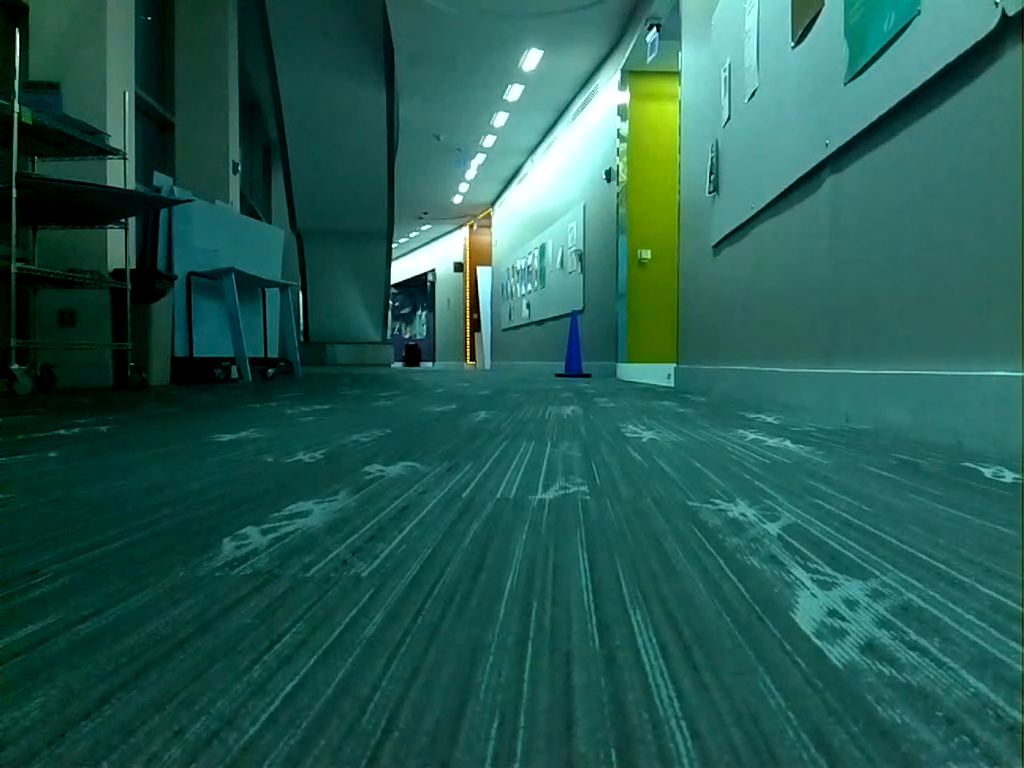
#> input picture image_1.png, 1024 x 768 px
$ python keypoint_matching.py
#> lines starting #> are read from the running program, lines starting #| are printed output that depends on the picture; long printed decimals are rounded
### triangulation.py
import numpy as np
from numpy.linalg import eig
import cv2


# [21 lines left out: function triangulation, not called in this run]


# example
P1 = np.array([[1.0, 0.0, 0.0, 0.0],
            [0.0, 1.0, 0.0, 0.0],
            [0.0, 0.0, 1.0, 0.0]]);

P2 = np.array([[1.0, 0.0, 0.0, 3],
            [0.0, 1.0, 0.0, 0.0],
            [0.0, 0.0, 1.0, 0.0]]); # camera matrix change this

# [11 lines of commented-out code are left out]


'''
math for finding fundamental matrix
1. normalize the points so that the centroid of the reference points is at the origin of the coordinates and the RMS distance of the point from the origin is sqrt(2)
2. For each point, create a linear equation
3. Solve the linear equations (at least 8 eq) using svd
4. Check that our fundamental matrix is
'''

def calc_F(pts1, pts2):
    A = np.zeros((len(pts1),9))
    # img1 x' y' x y im2
    for i in range(len(pts1)):
        A[i][0] = pts1[i][0]*pts2[i][0]
        A[i][1] = pts1[i][1]*pts2[i][0]
        A[i][2] = pts2[i][0]
        A[i][3] = pts1[i][0]*pts2[i][1]
        A[i][4] = pts1[i][1]*pts2[i][1]
        A[i][5] = pts2[i][1]
        A[i][6] = pts1[i][0]
        A[i][7] = pts1[i][1]
        A[i][8] = 1.0

    _,_,v = np.linalg.svd(A)
    # print("v", v)
    f_vec = v.transpose()[:,8]
    # print("f_vec = ", f_vec)
    f_hat = np.reshape(f_vec, (3,3))
    # print("Fmat = ", f_hat)

    # Enforce rank(F) = 2
    s,v,d = np.linalg.svd(f_hat)
    f_hat = s @ np.diag([*v[:2], 0]) @ d

    return f_hat

### keypoint_matching.py
# find good features

# carry out optical flow

#  nearest neighbor search? dont really understand this part

# ratio test -  its nice to have a slider and visual by this point

from rospkg import RosPack
import cv2
import numpy as np
import os
import matplotlib.pyplot as plt
from triangulation import calc_F


def get_keypoints(img1_path, img2_path):
#> called with img1_path = 'image_1.png', img2_path = 'image_2.png'
    img1 = cv2.imread(img1_path, cv2.COLOR_BGR2GRAY)
#> img1 is the input picture: shape (768, 1024, 3); mean B, G, R 82, 91.2, 36.1
    img2 = cv2.imread(img2_path, cv2.COLOR_BGR2GRAY)
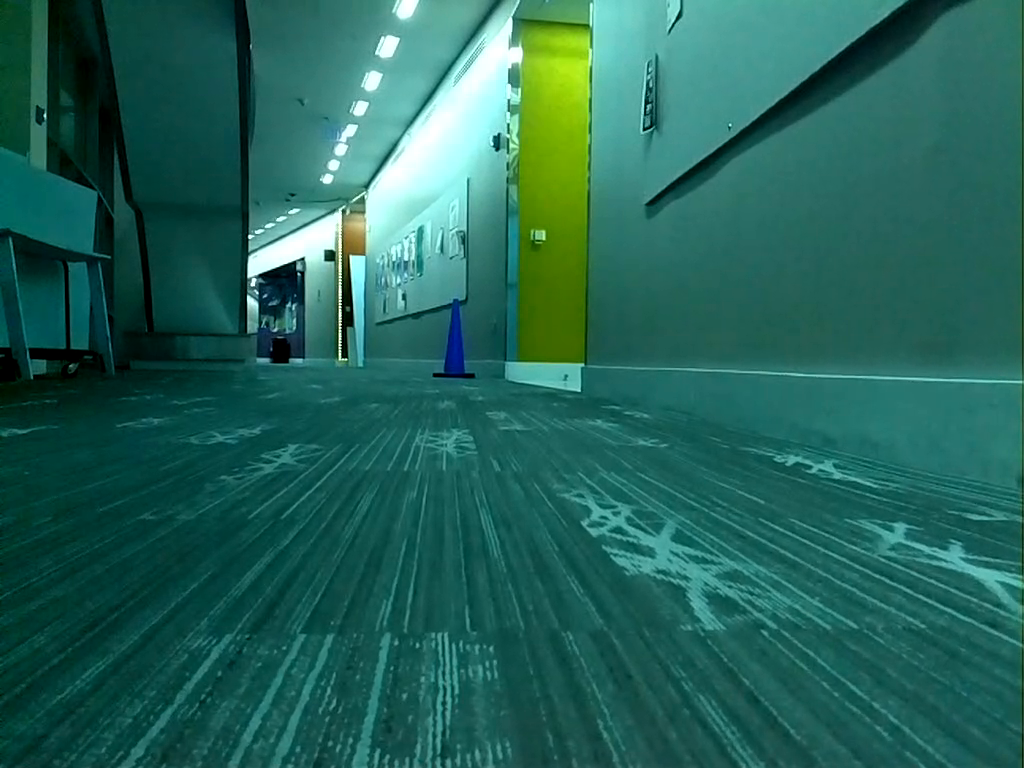
#> input picture image_2.png, 1024 x 768 px
#> img2 is the input picture: shape (768, 1024, 3); mean B, G, R 89.3, 100.4, 36.1
    # Create sift detector
    sift = cv2.SIFT_create()

    # find the keypoints and descriptors with SIFT
    kp1, des1 = sift.detectAndCompute(img1,None)
#> kp1 = 2172 keypoints; strongest (x, y, size): (468, 342, 1.9), (390, 302, 2.2), (655, 29, 2.5), (393, 245, 2.7)
    kp2, des2 = sift.detectAndCompute(img2,None)
#> kp2 = 2516 keypoints; strongest (x, y, size): (330, 255, 7.9), (340, 324, 1.9), (340, 354, 2), (252, 303, 8.1)

    # FLANN parameters
    FLANN_INDEX_KDTREE = 2
    index_params = dict(algorithm = FLANN_INDEX_KDTREE, trees = 7)
    search_params = dict(checks=50)   # or pass empty dictionary
    flann = cv2.FlannBasedMatcher(index_params,search_params)
    matches = flann.knnMatch(des1,des2,k=2)
#> matches = 2172 matches
    # Need to draw only good matches, so create a mask
    matchesMask = [[0,0] for i in range(len(matches))]
#> matchesMask = 2172 pairs, first value 0 to 0, second value 0 to 0
    # ratio test as per Lowe's paper
    good_matches = []
    pts_img1 = []
    pts_img2 = []
    for i,(m,n) in enumerate(matches):
        if m.distance < 0.35 * n.distance:
            pts_img2.append(kp2[m.trainIdx].pt)
            pts_img1.append(kp1[m.queryIdx].pt)
            matchesMask[i]=[1,0]
#> after the loop, matchesMask = 2172 pairs, first value 0 to 1, second value 0 to 0; pts_img1 = 35 pairs, first value 234.8 to 648.9, second value 164.7 to 375.5; pts_img2 = 35 pairs, first value 39.2 to 543.5, second value 111.5 to 375.7
    draw_params = dict(matchColor = (0,255,0),
                    singlePointColor = (255,0,0),
                    matchesMask = matchesMask,
                    flags = cv2.DrawMatchesFlags_DEFAULT)
#> draw_params = 4 items
    img3 = cv2.drawMatchesKnn(img1,kp1,img2,kp2,matches,None,**draw_params)
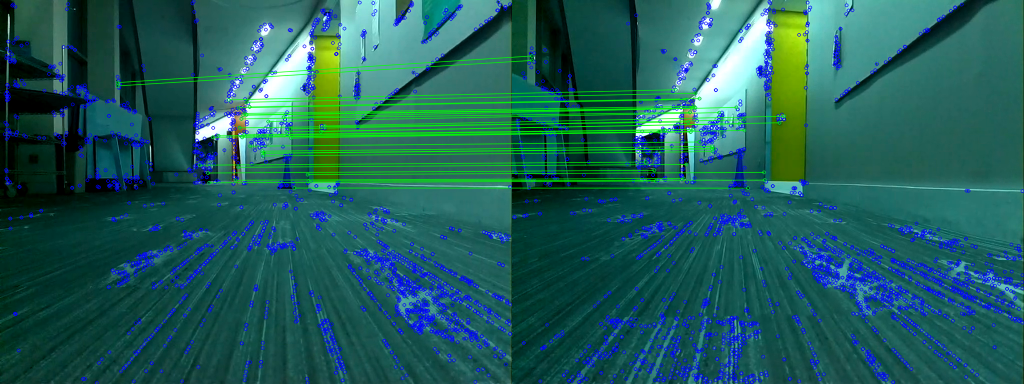
#> img3: shape (768, 2048, 3) (shown at 1/2 size); mean B, G, R 90.8, 94, 32.4

    return pts_img1, pts_img2


pts_img1, pts_img2 = get_keypoints("image_1.png", "image_2.png")

# printing out points
# print('points image 1', pts_img1)
# print('points image 2', pts_img2)

# F, mask = cv2.findFundamentalMat(pts_img1,pts_img2,cv2.FM_RANSAC)

# finding fundamental matrix
F = calc_F(pts_img1, pts_img2)
#> the loop in calc_F, `for i in range(len(pts1)):` made 35 passes
#> in calc_F, `f_vec = v.transpose()[:,8]`: f_vec = [-6.26e-08, -2.63e-05, 0.00917, 2.61e-05, -2.17e-07, -0.0137, -0.00892, 0.0106, 1]
#> in calc_F, `f_hat = np.reshape(f_vec, (3,3))`: f_hat = [[-6.26e-08, -2.63e-05, 0.00917], [2.61e-05, -2.17e-07, -0.0137], [-0.00892, 0.0106, 1]]
#> in calc_F, `s,v,d = np.linalg.svd(f_hat)`: s = [[-0.00917, 0.649, -0.761], [0.0137, -0.761, -0.649], [-1, -0.0163, -0.00189]]; v = [1, 0.000229, 4.37e-10]; d = [[0.00892, -0.0106, -1], [0.551, -0.834, 0.0138], [0.835, 0.551, 0.00158]]
#> in calc_F, `f_hat = s @ np.diag([*v[:2], 0]) @ d`: f_hat = [[-6.23e-08, -2.63e-05, 0.00917], [2.61e-05, -2.16e-07, -0.0137], [-0.00892, 0.0106, 1]]
#> F has the same summary as f_hat in calc_F

# writing out camera calibration matrix
K = np.array([[1013.109848, 0.000000, 493.049154],
              [0.000000, 1013.410857, 390.447766],
              [0.000000, 0.000000, 1.000000]
])

# special matrice W used for seperating essential matrix
W = np.array([[0, -1, 0], [1, 0, 0], [0, 0, 1]])
# finding essential matrix
E = np.matmul(np.transpose(K), F, K)
#> E = [[-6.31e-05, -0.0266, 9.29], [0.0264, -0.000219, -13.84], [0.00123, -0.00241, 0.187]]

# seperating into rotational and translation matrice options
U, sigma, V = np.linalg.svd(E)
#> U = [[-0.557, -0.826, -0.0895], [0.83, -0.555, -0.0466], [-0.0112, -0.1, 0.995]]; sigma = [16.67, 0.0268, 5.8e-17]; V = [[0.00132, 0.000881, -1], [-0.551, 0.835, 8.96e-06], [-0.835, -0.551, -0.00158]]

# options for R and T
R1 = np.matmul(U, W, np.transpose(V))
#> R1 = [[-0.826, 0.557, -0.0895], [-0.555, -0.83, -0.0466], [-0.1, 0.0112, 0.995]]
R2 = np.matmul(U, np.transpose(W), np.transpose(V))
#> R2 = [[0.826, -0.557, -0.0895], [0.555, 0.83, -0.0466], [0.1, -0.0112, 0.995]]
t1 = U[:,[2]]
#> t1 = [-0.0895, -0.0466, 0.995]
t2 = -U[:,[2]]
#> t2 = [0.0895, 0.0466, -0.995]

# four options for camera matrices
P1_1 = np.hstack([R1, t1])
#> P1_1 = [[0.826, -0.557, -0.0895, -0.0895], [0.555, 0.83, -0.0466, -0.0466], [0.1, -0.0112, 0.995, 0.995]]
P1_2 = np.hstack([R1, -t1])
#> P1_2 = [[0.826, -0.557, -0.0895, 0.0895], [0.555, 0.83, -0.0466, 0.0466], [0.1, -0.0112, 0.995, -0.995]]
P1_3 = np.hstack([R2, t1])
#> P1_3 has the same summary as P1_1
P1_4 = np.hstack([R2, -t1])
#> P1_4 has the same summary as P1_2

print('P1', P1_1, 'P1', P1_2)
#| P1 [[ 0.8256 -0.5572 -0.0895 -0.0895]
#|  [ 0.5553  0.8303 -0.04661 -0.04661]
#|  [ 0.1003 -0.01123  0.9949  0.9949]] P1 [[ 0.8256 -0.5572 -0.0895  0.0895]
#|  [ 0.5553  0.8303 -0.04661  0.04661]
#|  [ 0.1003 -0.01123  0.9949 -0.9949]]
